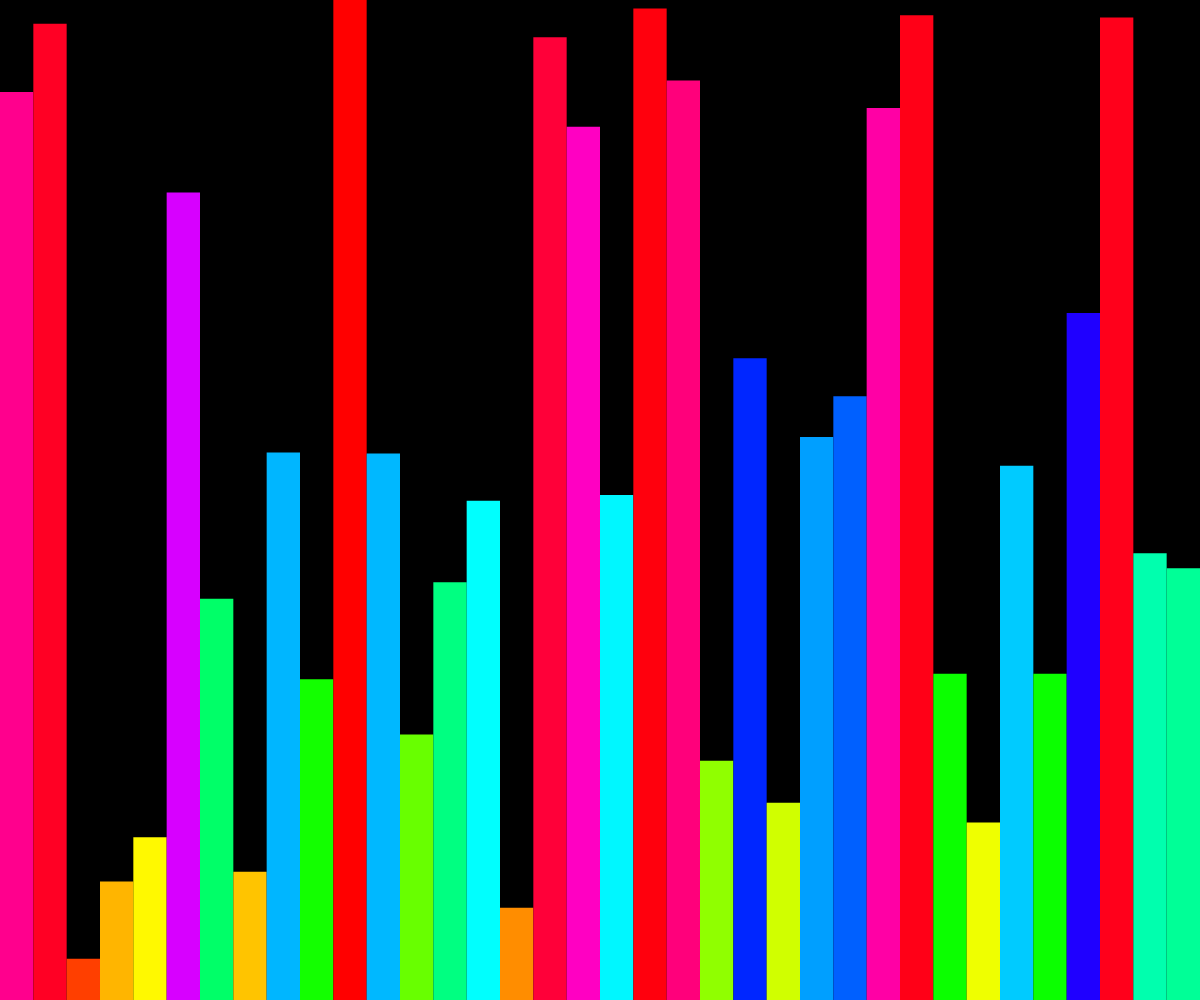
Frame 1 (no input)
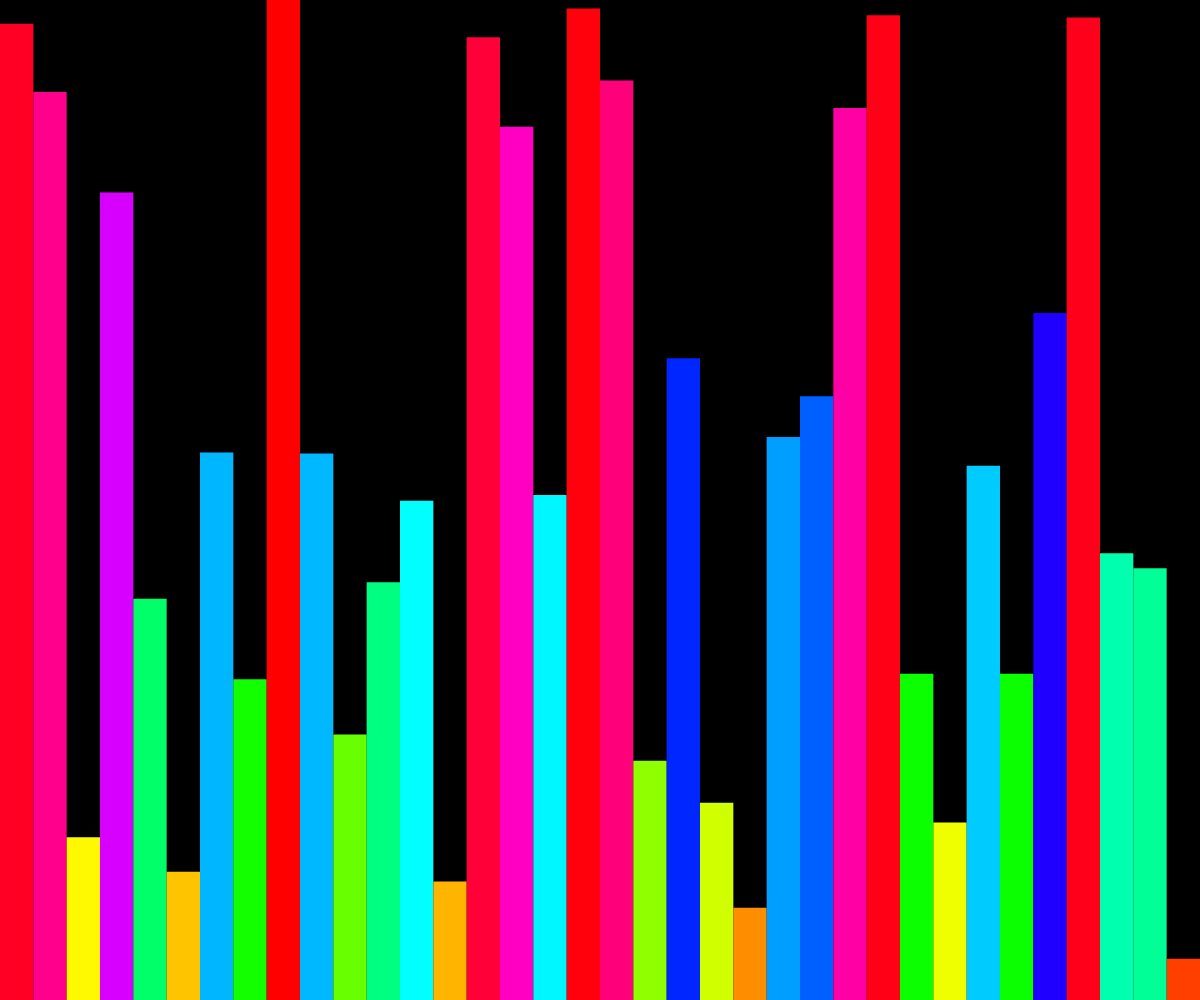
Frame 60 (no input)
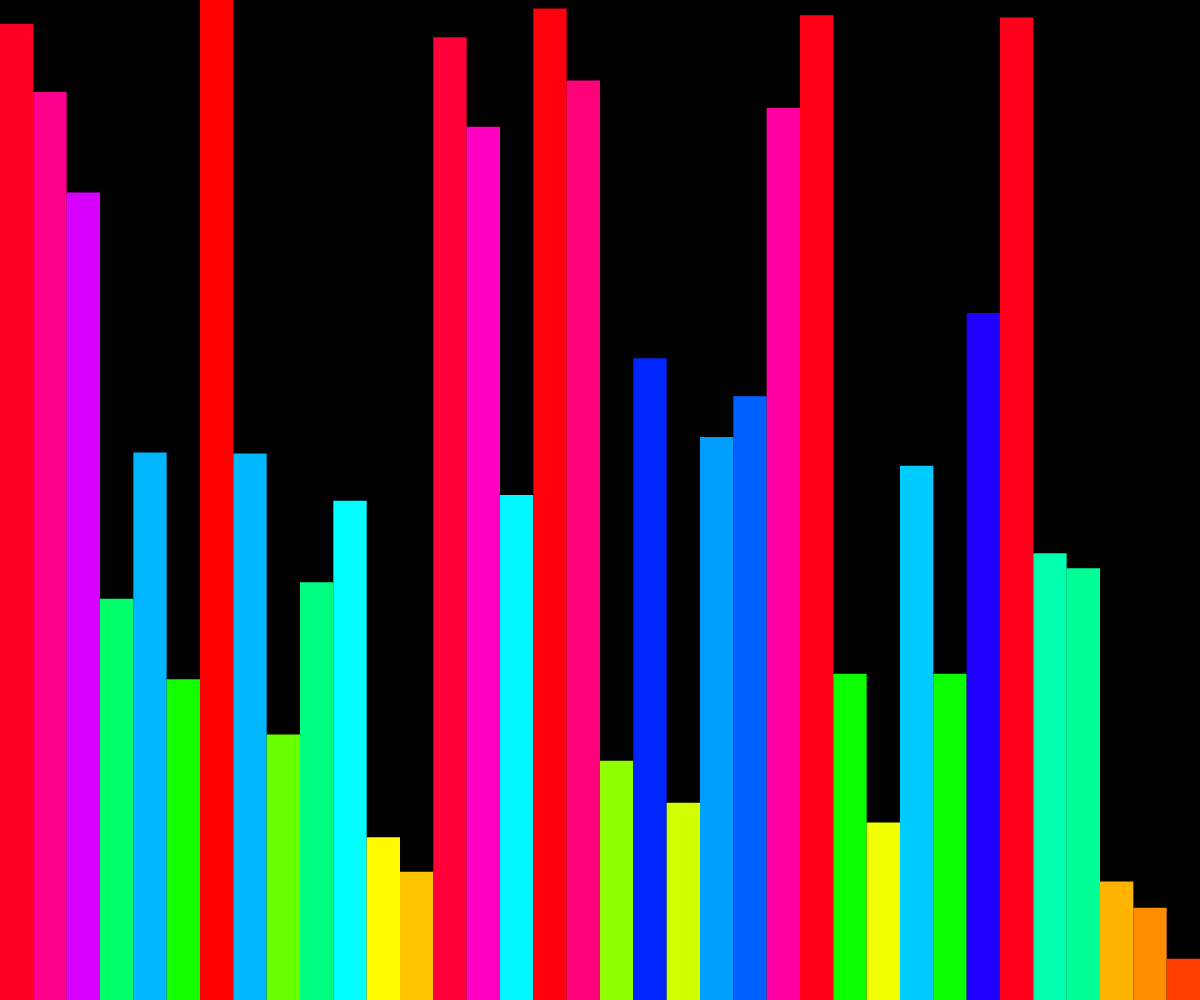
Frame 120 (the mouse pressed at the canvas centre since frame 60)

The p5.js sketch that drew these frames (run headless with seeded random() and noise() and a simulated clock; from frame 60 on, the mouse is pressed at the canvas centre):

// p5.js sketch
// ── sketch.js
let numbers = [] //numbers to sort
let barWidth = undefined //width of one of the visualization bars
let count = 36; //numbers count
let direction = -1; //sorting direction



function setup() {
    createCanvas(window.innerWidth, window.innerHeight);

    barWidth = (width / count); //calculate bar width

    for (var i = 0; i < count; i++) { //generate random numbers
        numbers.push(Math.random() * 100);
    }

    let m = max(numbers);
    for (var i = 0; i < numbers.length; i++) { //map numbers to screen height
        numbers[i] = map(numbers[i], 0, m, 0, height);
    }

    //variables for bubble sort
    x = 0;
    y = numbers.length;

    colorMode(HSB); //color mode for rainbow effect
    frameRate(60); //animation speed
}

function draw() {
    background(0, 0, 0); //black background in HSB mode
    noStroke(); //remove border from bars
    for (var i = 0; i < numbers.length; i++) { //draw bars on screen
        fill(map(numbers[i], 0, height, 0, 360), 100, 100); //set bar's color using its value
        rect((i * barWidth), height - numbers[i], barWidth, numbers[i]); //draw bar on screen
    }


    // BUBBLE SORT

    // > from the smallest to the biggest
    // < from the biggest to the smallest

    if (direction == -1)
        if (numbers[x] < numbers[x + 1]) {
            var temp = numbers[x];
            numbers[x] = numbers[x + 1];
            numbers[x + 1] = temp;
        }
    if (direction == 1)
        if (numbers[x] > numbers[x + 1]) {
            var temp = numbers[x];
            numbers[x] = numbers[x + 1];
            numbers[x + 1] = temp;
        }
    x++;
    if (x > y) {
        x = 0;
        y--;
    }

    if (x == 0 && y == 0) {
        count = parseInt(Math.random() * 34) + 2;
        barWidth = (width / count); //calculate new bar width
        numbers = [];
        direction *= -1;
        for (var i = 0; i < count; i++) { //generate random numbers
            numbers.push(Math.random() * 100);
        }

        for (var i = 0; i < numbers.length; i++) { //map numbers to screen height
            numbers[i] = parseInt(map(numbers[i], 0, 100, 0, height));
        }

        //variables for bubble sort
        x = 0;
        y = numbers.length;
    }




}
